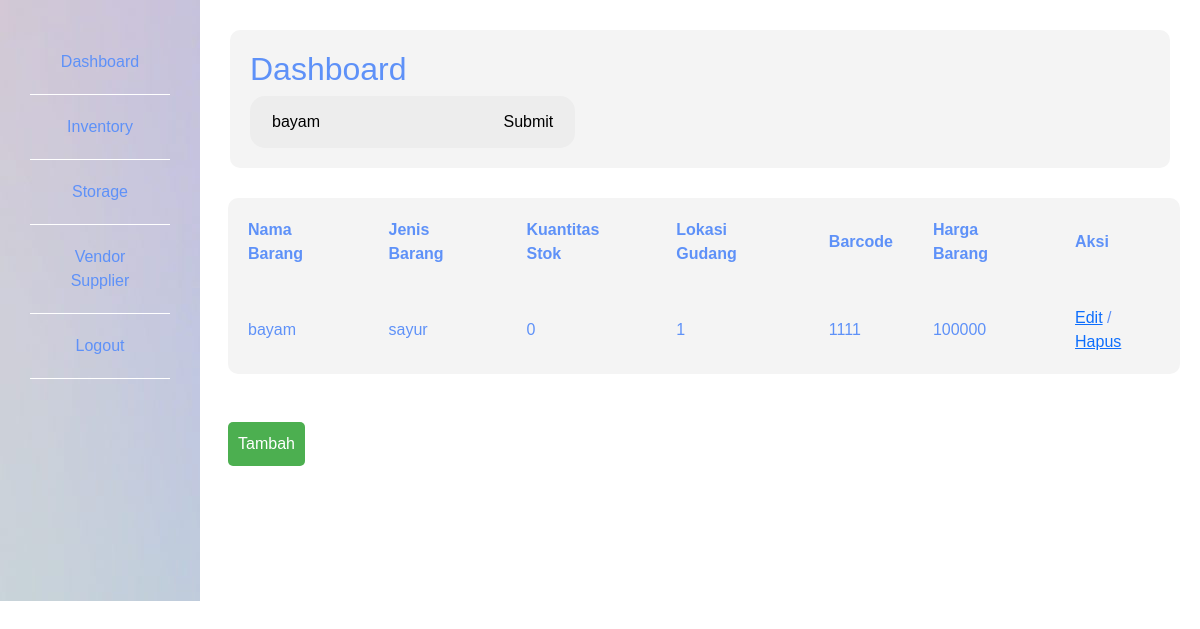
Screenshot of /admin/inventory.php?pencarian=bayam with the database file from the repository.
### tables this page shows
CREATE TABLE `inventory` (
  `nama_barang` varchar(100) NOT NULL,
  `jenis_barang` varchar(100) NOT NULL,
  `kuantitas_stok` int(100) NOT NULL,
  `id_inventory` int(5) NOT NULL,
  `barcode` int(5) NOT NULL,
  `id_vendor` int(5) NOT NULL,
  `harga_barang` int(5) NOT NULL,
  `id_storage` int(5) NOT NULL
);

### admin/inventory.php (the view, shortened to what this page needs)
<?php
include "header.php";
include "sidebar_inventory.php";
?>
<!DOCTYPE html>
<html lang="en">
<head>
</head>
<body>
    <table border="1">
        <tr>
            <th>Nama Barang</th>
            <th>Jenis Barang</th>
            <th>Kuantitas Stok</th>
            <th>Lokasi Gudang</th>
            <th>Barcode</th>
            <th>Harga Barang</th>
            <th>Aksi</th>
        </tr>
        <?php
        include "koneksi.php";
        $dbuser = "SELECT*FROM inventory";
        if (isset($_GET['pencarian']) && !empty($_GET['pencarian'])) {
            $pencarian = mysqli_real_escape_string($koneksi, $_GET['pencarian']);
            $dbuser .= " WHERE nama_barang LIKE '%$pencarian%'
                      OR jenis_barang LIKE '%$pencarian%'
                      OR barcode LIKE '%$pencarian%'";
        }
        $hasil_dbuser = mysqli_query($koneksi, $dbuser);
        while($data = mysqli_fetch_assoc($hasil_dbuser)){
            echo "<tr>";
            echo "<td>$data[nama_barang]</td>";
            echo "<td>$data[jenis_barang]</td>";
            echo "<td>$data[kuantitas_stok]</td>";
            echo "<td>$data[id_storage]</td>";
            echo "<td>$data[barcode]</td>";
            echo "<td>$data[harga_barang]</td>";
            echo "<td>
                  <a href='edit_inventory.php?id=". $data['id_inventory'] ."' class='action-btn'>Edit</a>
                /  <a href='hapus_inventory.php?id=". $data['id_inventory'] ."' class='action-btn'>Hapus</a>
            </td>";
            echo "</tr>";
        }
        ?>
        </table>
        <br></br>
        <a href="tambah_inventory.php" style="display: inline-block; margin-bottom: 10px; padding: 10px; background-color: #4CAF50; color: white; text-decoration: none; border-radius: 5px; margin-left: 228px;">Tambah</a>
</body>
</html>

### admin/dashboard.css (style rules this page uses)
* { margin: 0; padding: 0; border: none; outline: none; box-sizing: border-box; font-family: 'Poppins' , sans-serif; }
table { width: calc(100% - 248px); margin-left: 228px; background-color: #f4f4f4; border-radius: 10px; border-collapse: collapse; }
th, td { padding: 20px; box-sizing: border-box; margin-left: 210px; text-align: left; color: rgb(94, 145, 248); }
tr { padding: 30px; box-sizing: border-box; margin-left: 215px; }

### rows the page displays
inventory: nama_barang "bayam", jenis_barang "sayur", kuantitas_stok "0", id_storage "1", barcode "1111", harga_barang "100000"
